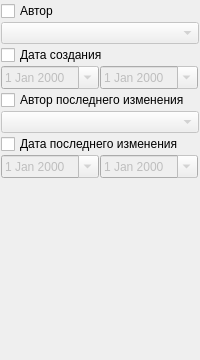
        <widget class="QWidget" name="tabFindEx">
         <attribute name="title">
          <string>&amp;Расширенный поиск</string>
         </attribute>
         <layout class="QGridLayout" name="gridLayout_27">
          <property name="margin">
           <number>1</number>
          </property>
          <property name="spacing">
           <number>1</number>
          </property>
          <item row="3" column="1">
           <widget class="CDateEdit" name="edtFilterExEndCreateDate">
            <property name="enabled">
             <bool>false</bool>
            </property>
            <property name="sizePolicy">
             <sizepolicy hsizetype="Expanding" vsizetype="Fixed">
              <horstretch>0</horstretch>
              <verstretch>0</verstretch>
             </sizepolicy>
            </property>
            <property name="minimumSize">
             <size>
              <width>0</width>
              <height>0</height>
             </size>
            </property>
            <property name="maximumSize">
             <size>
              <width>16777215</width>
              <height>16777215</height>
             </size>
            </property>
            <property name="calendarPopup">
             <bool>true</bool>
            </property>
           </widget>
          </item>
          <item row="3" column="0">
           <widget class="CDateEdit" name="edtFilterExBegCreateDate">
            <property name="enabled">
             <bool>false</bool>
            </property>
            <property name="sizePolicy">
             <sizepolicy hsizetype="Expanding" vsizetype="Ignored">
              <horstretch>0</horstretch>
              <verstretch>0</verstretch>
             </sizepolicy>
            </property>
            <property name="minimumSize">
             <size>
              <width>0</width>
              <height>0</height>
             </size>
            </property>
            <property name="maximumSize">
             <size>
              <width>16777215</width>
              <height>16777215</height>
             </size>
            </property>
            <property name="calendarPopup">
             <bool>true</bool>
            </property>
           </widget>
          </item>
          <item row="7" column="1">
           <widget class="CDateEdit" name="edtFilterExEndModifyDate">
            <property name="enabled">
             <bool>false</bool>
            </property>
            <property name="sizePolicy">
             <sizepolicy hsizetype="Expanding" vsizetype="Fixed">
              <horstretch>0</horstretch>
              <verstretch>0</verstretch>
             </sizepolicy>
            </property>
            <property name="minimumSize">
             <size>
              <width>0</width>
              <height>0</height>
             </size>
            </property>
            <property name="maximumSize">
             <size>
              <width>16777215</width>
              <height>16777215</height>
             </size>
            </property>
            <property name="calendarPopup">
             <bool>true</bool>
            </property>
           </widget>
          </item>
          <item row="7" column="0">
           <widget class="CDateEdit" name="edtFilterExBegModifyDate">
            <property name="enabled">
             <bool>false</bool>
            </property>
            <property name="sizePolicy">
             <sizepolicy hsizetype="Expanding" vsizetype="Ignored">
              <horstretch>0</horstretch>
              <verstretch>0</verstretch>
             </sizepolicy>
            </property>
            <property name="minimumSize">
             <size>
              <width>0</width>
              <height>0</height>
             </size>
            </property>
            <property name="maximumSize">
             <size>
              <width>16777215</width>
              <height>16777215</height>
             </size>
            </property>
            <property name="calendarPopup">
             <bool>true</bool>
            </property>
           </widget>
          </item>
          <item row="1" column="0" colspan="3">
           <widget class="CPersonComboBoxEx" name="cmbFilterExCreatePerson">
            <property name="enabled">
             <bool>false</bool>
            </property>
           </widget>
          </item>
          <item row="0" column="0" colspan="3">
           <widget class="QCheckBox" name="chkFilterExCreatePerson">
            <property name="text">
             <string>Автор</string>
            </property>
           </widget>
          </item>
          <item row="2" column="0" colspan="3">
           <widget class="QCheckBox" name="chkFilterExCreateDate">
            <property name="text">
             <string>Дата создания</string>
            </property>
           </widget>
          </item>
          <item row="4" column="0" colspan="3">
           <widget class="QCheckBox" name="chkFilterExModifyPerson">
            <property name="text">
             <string>Автор последнего изменения</string>
            </property>
           </widget>
          </item>
          <item row="5" column="0" colspan="3">
           <widget class="CPersonComboBoxEx" name="cmbFilterExModifyPerson">
            <property name="enabled">
             <bool>false</bool>
            </property>
           </widget>
          </item>
          <item row="6" column="0" colspan="3">
           <widget class="QCheckBox" name="chkFilterExModifyDate">
            <property name="text">
             <string>Дата последнего изменения</string>
            </property>
           </widget>
          </item>
          <item row="9" column="0" colspan="3">
           <spacer>
            <property name="orientation">
             <enum>Qt::Vertical</enum>
            </property>
            <property name="sizeHint" stdset="0">
             <size>
              <width>84</width>
              <height>181</height>
             </size>
            </property>
           </spacer>
          </item>
         </layout>
        </widget>
